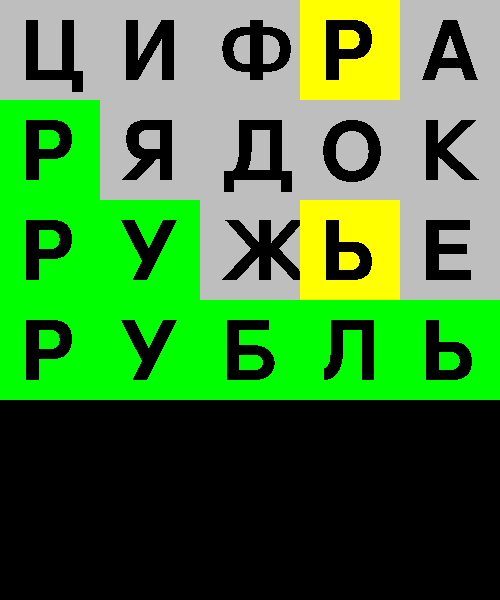

Generate this figure with Python:
import pygame
import random
from bot import bot, send, send_to_dev
from telebot import types
GAME = False
LENGTH = 5
TRIES = 6
LETTER_SIZE = 100
WIDTH = LENGTH * LETTER_SIZE
HEIGHT = TRIES * LETTER_SIZE
CURRENT_TRY = 0
WORD = ''


font = 0
screen = 0
msg = 0
letters = []


def set_word(message):
    global WORD, GAME, screen, font, letters
    GAME = True
    send(message, 'Guess the word!')

    words_file = open('russian_words.txt', encoding='utf-8', mode='r')
    words_ = words_file.readlines()
    WORD = random.choice(words_).rstrip().upper()

    pygame.init()
    font = pygame.font.Font(None, 120)
    screen = pygame.Surface((WIDTH, HEIGHT))
    screen.fill((0, 0, 0))
    pygame.image.save(screen, "words.png")
    letters = [[Letter('black', '0', 0, 0, False) for i in range(LENGTH)] for i in range(TRIES)]


class Letter:
    def __init__(self, color, symbol, x, y, drawable):
        self.color = color
        self.symbol = symbol
        self.x = x
        self.y = y
        self.drawable = drawable

    def draw(self):
        if self.drawable:
            symb = font.render(self.symbol, 0, 'black')
            pygame.draw.rect(screen, pygame.Color(self.color), (self.x, self.y, LETTER_SIZE, LETTER_SIZE))
            screen.blit(symb, (self.x + 20, self.y + 14))





def words(message):
    global GAME, WORD, CURRENT_TRY, msg, screen

    user_word = message.text.upper()
    send_to_dev(message)

    words_file = open('russian_words.txt', encoding='utf-8', mode='r')
    words_ = words_file.readlines()
    words_ = [w.rstrip().upper() for w in words_]
    if len(user_word) != LENGTH:
        send(message, 'The word should be ' + str(LENGTH) + ' letters long')
    elif user_word not in words_:
        send(message, "I don't know this word")
    else:
        uw = ''

        counts = []

        for i in range(len(user_word)):
            if user_word[i] == WORD[i]:
                letters[CURRENT_TRY][i] = Letter(
                    'green', user_word[i], i * LETTER_SIZE, CURRENT_TRY * LETTER_SIZE, True)
                counts.append(WORD[i])
                uw += '1'

            elif user_word[i] not in WORD:
                letters[CURRENT_TRY][i] = Letter(
                    'gray', user_word[i], i * LETTER_SIZE, CURRENT_TRY * LETTER_SIZE, True)
                uw += '0'
            else:
                uw += user_word[i]

        if not uw.isdigit():

            for pos in range(LENGTH):
                if uw[pos] not in '01' and counts.count(uw[pos]) != WORD.count(uw[pos]):
                    letters[CURRENT_TRY][pos] = Letter(
                        'yellow', uw[pos], pos * LETTER_SIZE, CURRENT_TRY * LETTER_SIZE, True)
                    counts.append(uw[pos])
                elif uw[pos] not in '01' and counts.count(uw[pos]) == WORD.count(uw[pos]):
                    letters[CURRENT_TRY][pos] = Letter(
                        'gray', uw[pos], pos * LETTER_SIZE, CURRENT_TRY * LETTER_SIZE, True)

        for words_ in letters:
            for letter in words_:
                letter.draw()

        CURRENT_TRY += 1
        pygame.image.save(screen, "words.png")
        image = open("words.png", 'rb')
        if CURRENT_TRY == 1:
            msg = bot.send_photo(message.chat.id, image)
        else:
            img = types.InputMediaPhoto(image)
            bot.edit_message_media(chat_id=message.chat.id, message_id=msg.id, media=img)
            if CURRENT_TRY == 2:
                bot.delete_message(message.chat.id, message.id - 3)
            else:
                bot.delete_message(message.chat.id, message.id - 2)
        image.close()

    if user_word != WORD and CURRENT_TRY == TRIES:
        GAME = False
        send(message, 'Answer: ' + WORD + ' Better luck next time!')
        CURRENT_TRY = 0

    if user_word == WORD:
        GAME = False
        if CURRENT_TRY == 1:
            send(message, 'Impossible')
        if CURRENT_TRY == 2:
            send(message, 'Amazing')
        if CURRENT_TRY == 3:
            send(message, 'Nice')
        if CURRENT_TRY == 4:
            send(message, 'Good')
        if CURRENT_TRY == 5:
            send(message, 'OK')
        if CURRENT_TRY == 6:
            send(message, 'Congrats!')
        CURRENT_TRY = 0
    return GAME
